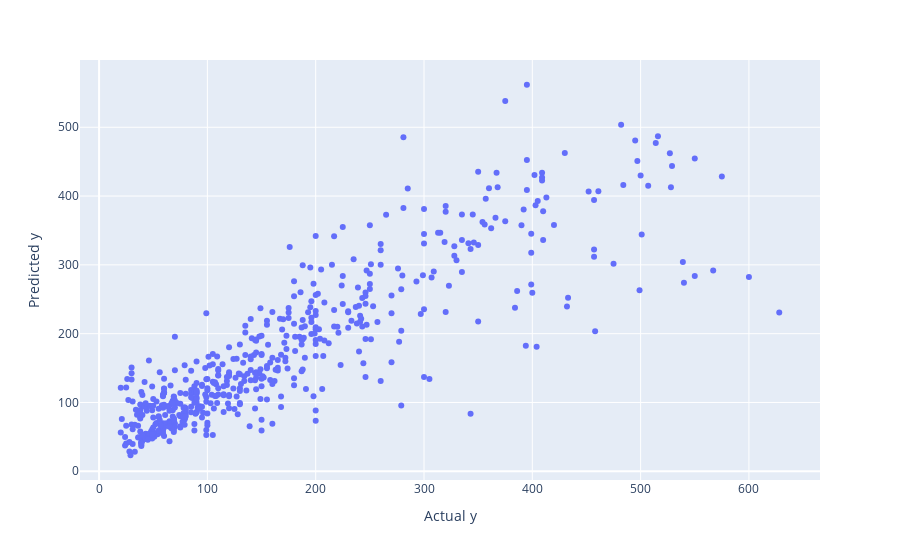

Source (notebook cell):
### Code cell
plot(y_test, y_pred)

### Figure 1 — Plotly figure (JSON) as saved in the notebook; plotly's stock layout.template omitted (floating-point values rounded to 4 significant figures; data arrays with more than 128 entries replaced by an {"elided": "..."} marker saying what was removed)
{"data": [{"hovertemplate": "Actual y=%{x}<br>Predicted y=%{y}<extra></extra>", "legendgroup": "", "marker": {"color": "#636efa", "symbol": "circle"}, "mode": "markers", "name": "", "orientation": "v", "showlegend": false, "type": "scatter", "x": {"elided": "555 int values"}, "xaxis": "x", "y": {"elided": "555 float values"}, "yaxis": "y"}], "layout": {"legend": {"tracegroupgap": 0}, "margin": {"t": 60}, "xaxis": {"anchor": "y", "domain": [0, 1], "title": {"text": "Actual y"}}, "yaxis": {"anchor": "x", "domain": [0, 1], "title": {"text": "Predicted y"}}}}
